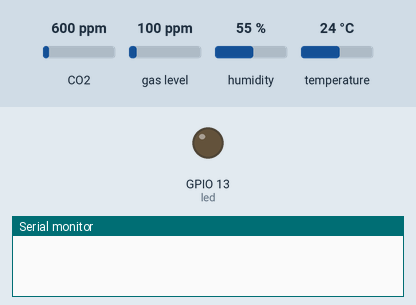
The sketch below on a simulated ESP32. On the bench: output pins drawn as LEDs (lit = HIGH), the last lines printed to the serial monitor. Dashed ring = blinking. The inputs (shaded band) are chosen by the test bench; at power-on: CO2 600 ppm, gas level 100 ppm, humidity 55 %, temperature 24 °C. WiFi joins after 1.5 s; servers stay silent unless stated; web services answer with replies made up by the test bench. At 5.2 s the program puts the board to deep sleep or switches it off; the recording ends there.

Above: at 1.0 s.
At 2.2 s:
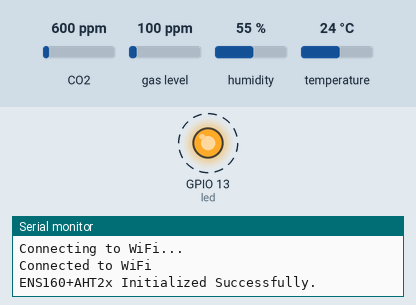
Timing chart, 0 to 3.0 s (numbered marks = the images above):
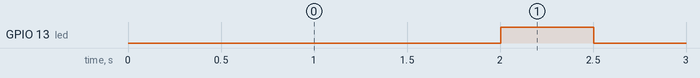

The sketch:

Smart_Bee_IoT.ino
```cpp
// Include Libraries
#include <SPI.h>
#include <Wire.h>
#include <WiFi.h>
#include <HTTPClient.h>
#include "Credentials.h"
#include "DFRobot_AHT20.h"
#include "ScioSense_ENS160.h"

// Deep sleep variables
int TIME_TO_SLEEP = 5;                        // Time to sleep in minutes.
unsigned long long uS_TO_S_FACTOR = 60000000;  // Time factor that convert micro seconds to minutes.
RTC_DATA_ATTR int bootCount = 0;              // Variable to store how many times we have boot.

// ScioSense_ENS160      ens160(ENS160_I2CADDR_0);
ScioSense_ENS160 ens160(ENS160_I2CADDR_1);

// Temperature and Humidity
DFRobot_AHT20 aht20;

// Variable to store sensor values
int AQI;
int TVOC;
int eCO2;
int R_HP0;
int R_HP1;
int R_HP2;
int R_HP3;
float temp;
float humd;

// Build_in LED
#define led 13

void setup() {

  Serial.begin(115200);
  while (!Serial)
    ;

  // Connecting to WiFi
  connectToWiFi();

  // Initialize LED
  pinMode(led, OUTPUT);
  digitalWrite(led, LOW);

  // Initializing AHT2x
  uint8_t status;
  while ((status = aht20.begin()) != 0) {
    Serial.print("AHT20 sensor initialization failed. error status : ");
    Serial.println(status);
    delay(1000);
  }

  ens160.begin();
  while (!ens160.available()) {
    Serial.println("ENS160+AHT2x Initialization Failed");
    failAlert(3);
  }
  Serial.println("ENS160+AHT2x Initialized Successfully.");
  doneAlert(3);

  // Print ENS160 versions
  if (ens160.available()) {
    Serial.print("\tRev: ");
    Serial.print(ens160.getMajorRev());
    Serial.print(".");
    Serial.print(ens160.getMinorRev());
    Serial.print(".");
    Serial.println(ens160.getBuild());
    Serial.print("\tStandard mode ");
    Serial.println(ens160.setMode(ENS160_OPMODE_STD) ? "done." : "failed!");
  }

  if (ens160.available()) {
    ens160.measure(true);
    ens160.measureRaw(true);

    // Storing Data to variables
    AQI = ens160.getAQI();
    TVOC = ens160.getTVOC();
    eCO2 = ens160.geteCO2();
    R_HP0 = ens160.getHP0();
    R_HP1 = ens160.getHP1();
    R_HP2 = ens160.getHP2();
    R_HP3 = ens160.getHP3();

    // Reading and Storing Temperature and Humidity
    if (aht20.startMeasurementReady(true)) {

      temp = aht20.getTemperature_C();  // Get temp in Celsius (℃), range -40-80℃
      humd = aht20.getHumidity_RH();    // // Get relative humidity (%RH), range 0-100℃

      Serial.print("Temp: ");
      Serial.print(temp);
      Serial.print(" °C,\t");
      Serial.print("Humidity: ");
      Serial.print(humd);
      Serial.print(" %RH\t");
    }

    // Printing Sensor value on Serial Monitor
    Serial.print("AQI: ");
    Serial.print(AQI);
    Serial.print("\t");
    Serial.print("TVOC: ");
    Serial.print(TVOC);
    Serial.print("ppb\t");
    Serial.print("eCO2: ");
    Serial.print(eCO2);
    Serial.print("ppm\t");
    Serial.print("R HP0: ");
    Serial.print(R_HP0);
    Serial.print("Ohm\t");
    Serial.print("R HP1: ");
    Serial.print(R_HP1);
    Serial.print("Ohm\t");
    Serial.print("R HP2: ");
    Serial.print(R_HP2);
    Serial.print("Ohm\t");
    Serial.print("R HP3: ");
    Serial.print(R_HP3);
    Serial.println("Ohm");
  }

  // Send data to Cloud
  sendToThingSpeak(AQI, TVOC, eCO2, temp, humd);

  // Printing boot number
  ++bootCount;  // bootCounter Incrementer
  Serial.println("Boot Number: " + String(bootCount));

  // Set wake_up source
  esp_sleep_enable_timer_wakeup(TIME_TO_SLEEP * uS_TO_S_FACTOR);

  // Prepare for sleep
  Serial.flush();
  Serial.println("Sleeping");

  // Enable deep sleep
  esp_deep_sleep_start();
}

void loop() {
}

void doneAlert(int freq) {
  for (int i = 0; i < freq; i++) {
    digitalWrite(led, HIGH);
    delay(500);
    digitalWrite(led, LOW);
    delay(500);
  }
}

void failAlert(int freq) {
  for (int i = 0; i < freq; i++) {
    digitalWrite(led, HIGH);
    delay(100);
    digitalWrite(led, LOW);
    delay(100);
  }
}

void connectToWiFi() {
  WiFi.begin(mySSID, myPASSWORD);

  while (WiFi.status() != WL_CONNECTED) {
    delay(1000);
    Serial.println("Connecting to WiFi...");
  }

  Serial.println("Connected to WiFi");
}

void sendToThingSpeak(float value1, float value2, float value3, float value4, float value5) {
  String url = "https://api.thingspeak.com/update?api_key=";
  url += thingspeak_write_api_key;

  url += "&field1";
  url += "=";
  url += String(value1);

  url += "&field2";
  url += "=";
  url += String(value2);

  url += "&field3";
  url += "=";
  url += String(value3);

  url += "&field4";
  url += "=";
  url += String(value4);

  url += "&field5";
  url += "=";
  url += String(value5);

  Serial.println(url);

  HTTPClient http;
  http.begin(url);

  int httpCode = http.GET();
  String payload = http.getString();

  Serial.print("httpCode: ");
  Serial.println(httpCode);
  Serial.print("payload: ");
  Serial.println(payload);

  http.end();
}
```

Credentials.h
```cpp
#define mySSID "EPAL-PUBLIC"
#define myPASSWORD "epal1234"
#define thingspeak_read_api_key "BRXBVVIVIK00N6L8"
#define thingspeak_write_api_key "61MGSVMZY8Y52ECM"
```

Measured:
- by itself, GPIO 13 (led): alternates HIGH for 0.50 s and LOW for 0.50 s
